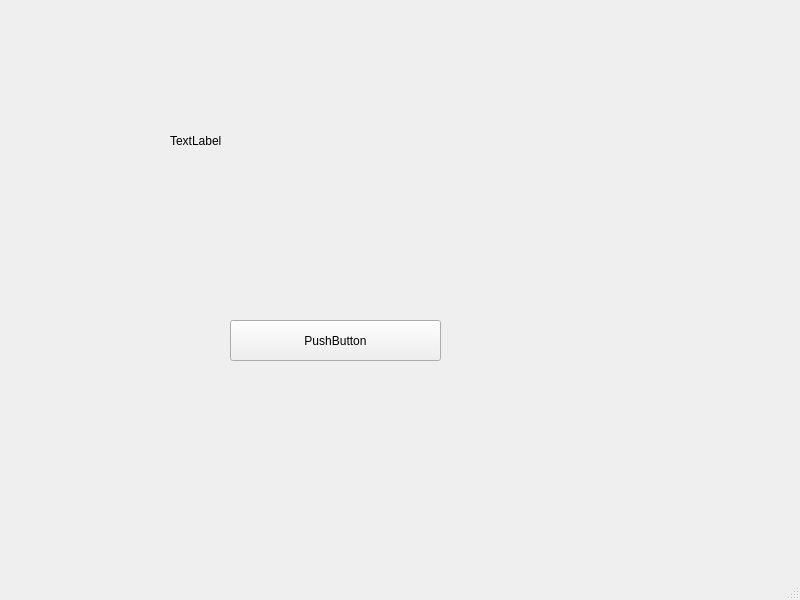
<?xml version="1.0" encoding="UTF-8"?>
<ui version="4.0">
 <class>MainWindow</class>
 <widget class="QMainWindow" name="MainWindow">
  <property name="geometry">
   <rect>
    <x>0</x>
    <y>0</y>
    <width>800</width>
    <height>600</height>
   </rect>
  </property>
  <property name="windowTitle">
   <string>MainWindow</string>
  </property>
  <widget class="QWidget" name="centralwidget">
   <widget class="QLabel" name="label">
    <property name="geometry">
     <rect>
      <x>170</x>
      <y>100</y>
      <width>261</width>
      <height>81</height>
     </rect>
    </property>
    <property name="text">
     <string>TextLabel</string>
    </property>
   </widget>
   <widget class="QPushButton" name="pushButton">
    <property name="geometry">
     <rect>
      <x>230</x>
      <y>320</y>
      <width>211</width>
      <height>41</height>
     </rect>
    </property>
    <property name="text">
     <string>PushButton</string>
    </property>
   </widget>
  </widget>
  <widget class="QMenuBar" name="menubar">
   <property name="geometry">
    <rect>
     <x>0</x>
     <y>0</y>
     <width>800</width>
     <height>26</height>
    </rect>
   </property>
  </widget>
  <widget class="QStatusBar" name="statusbar"/>
 </widget>
 <resources/>
 <connections/>
</ui>
